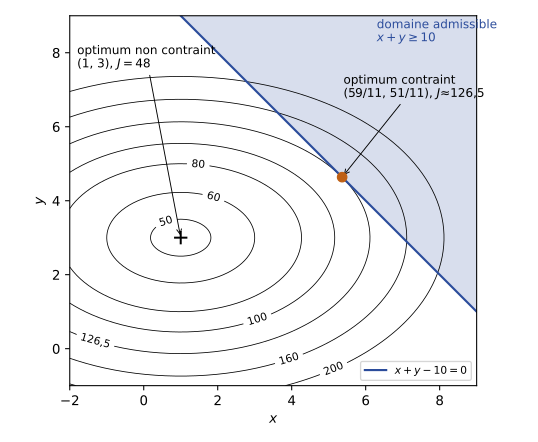

Write the Python code that produced this figure.
"""Épreuve du 05/05/2022 (fichiers 2022-2023), ex. 2 : courbes iso-critères de
J(x, y) = 3x^2 - 6x + 8y^2 - 48y + 123, contrainte g = x + y - 10 >= 0 (domaine grisé),
optimum non contraint (1, 3) et optimum contraint (59/11, 51/11). Figure calculée.
Régénérer : python ann-2022-2023-partiel-ex2-contrainte.py"""
import numpy as np
import matplotlib
matplotlib.use("Agg")
import matplotlib.pyplot as plt
plt.rcParams.update({"font.family": "sans-serif", "font.size": 10, "svg.fonttype": "none",
                     "contour.negative_linestyle": "solid"})
fig, a = plt.subplots(figsize=(5.6, 4.6))
x, y = np.meshgrid(np.linspace(-2, 9, 400), np.linspace(-1, 9, 400))
J = 3 * x ** 2 - 6 * x + 8 * y ** 2 - 48 * y + 123
Jc = 1392 / 11
cs = a.contour(x, y, J, levels=[50, 60, 80, 100, Jc, 160, 200], colors="k", linewidths=0.6)
a.clabel(cs, fmt=lambda v: f"{v:.0f}" if abs(v - Jc) > 1e-6 else "126,5", fontsize=8)
xs = np.array([-2, 9])
a.fill_between(xs, 10 - xs, 9, color="#2B4C9B", alpha=0.18, lw=0)
a.plot(xs, 10 - xs, color="#2B4C9B", lw=1.6, label=r"$x + y - 10 = 0$")
a.plot([1], [3], "+", color="k", ms=10, mew=1.5)
a.annotate("optimum non contraint\n(1, 3), $J = 48$", (1, 3), (-1.8, 7.6), fontsize=9,
           arrowprops=dict(arrowstyle="->", lw=0.7))
xc, yc = 59 / 11, 51 / 11
a.plot([xc], [yc], "o", color="#BF6014", ms=7, zorder=5)
a.annotate("optimum contraint\n(59/11, 51/11), $J ≈ 126{,}5$", (xc, yc), (5.4, 6.8), fontsize=9,
           arrowprops=dict(arrowstyle="->", lw=0.7))
a.text(6.3, 8.3, "domaine admissible\n$x + y \\geq 10$", fontsize=9, color="#2B4C9B")
a.set_aspect("equal"); a.set_xlim(-2, 9); a.set_ylim(-1, 9)
a.set_xlabel(r"$x$"); a.set_ylabel(r"$y$")
a.legend(loc="lower right", fontsize=8)
fig.tight_layout(); fig.savefig(__file__.replace(".py", ".svg"))
